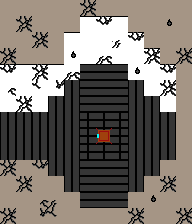

The image is a tile-based game level rendered from a .tmx file. Its description and complete source (layers, tilesets, objects, tile grids) follow:
An orthogonal 12x14 tile map with 16x16 px tiles, 4 tile layers (Tile Layer 2, Tile Layer 3, Tile Layer 1, Tile Layer 4), 4 tilesets.

<map version="1.10" tiledversion="1.10.1" orientation="orthogonal" renderorder="right-down" width="12" height="14" tilewidth="16" tileheight="16" infinite="0" nextlayerid="5" nextobjectid="1">
 <tileset firstgid="1" source="ground tlst6.tsx" />
 <tileset firstgid="55" source="ground tlst2.tsx" />
 <tileset firstgid="109" source="building tileset0.tsx" />
 <tileset firstgid="379" source="ground tlst5.tsx" />
 <layer id="2" name="Tile Layer 2" width="12" height="14">
  <data encoding="csv">
55,55,55,55,55,55,55,55,55,55,55,55,
55,55,55,55,55,3221225592,3221225592,3221225592,55,55,55,55,
55,55,55,55,3221225592,138,138,138,3221225592,55,55,55,
55,55,55,55,138,138,138,138,138,3221225592,55,55,
1073741944,1073741944,1073741944,1073741944,138,0,0,0,138,138,3221225592,55,
138,138,138,138,0,0,0,0,0,138,138,55,
138,138,138,0,0,0,0,0,0,0,138,55,
0,0,0,0,0,0,0,0,0,0,0,55,
0,0,0,0,0,0,0,0,0,0,0,55,
0,0,0,0,0,0,0,0,0,0,0,55,
55,55,55,0,0,0,0,0,0,0,55,55,
55,55,55,55,0,0,0,0,0,55,55,55,
55,55,55,55,55,0,0,0,55,55,55,55,
55,55,55,55,55,55,55,55,55,55,55,55
</data>
 </layer>
 <layer id="3" name="Tile Layer 3" width="12" height="14">
  <data encoding="csv">
0,0,0,0,0,169,0,0,0,0,0,0,
0,169,0,0,0,0,162,0,0,0,116,0,
0,0,169,0,0,0,0,115,162,0,0,0,
169,0,0,0,116,0,170,0,0,169,0,169,
162,0,169,0,170,0,0,0,116,0,162,0,
114,0,124,123,0,0,0,0,0,0,169,0,
0,169,0,0,0,0,0,0,0,0,0,0,
0,0,0,0,0,0,0,0,0,0,0,0,
0,0,0,0,0,0,382,0,0,0,0,0,
0,0,0,0,0,0,0,0,0,0,0,0,
169,0,162,0,0,0,0,0,0,0,0,0,
0,169,0,0,0,0,0,0,0,0,169,0,
0,0,114,115,0,0,0,0,0,116,0,0,
169,0,123,124,0,0,0,0,169,0,0,169
</data>
 </layer>
 <layer id="1" name="Tile Layer 1" width="12" height="14">
  <data encoding="csv">
0,0,0,0,0,0,0,0,0,0,0,0,
0,0,0,0,0,0,0,0,0,0,0,0,
0,0,0,0,0,0,0,0,0,0,0,0,
0,0,0,0,0,0,0,0,0,0,0,0,
0,0,0,0,0,21,21,21,0,0,0,0,
0,0,0,0,6,21,21,21,6,0,0,0,
0,0,0,6,6,21,21,21,6,6,0,0,
6,6,6,6,6,53,53,53,6,6,6,0,
6,6,6,6,6,53,53,53,6,6,6,0,
6,6,6,6,6,53,53,53,6,6,6,0,
0,0,0,6,6,21,21,21,6,6,0,0,
0,0,0,0,6,21,21,21,6,0,0,0,
0,0,0,0,0,21,21,21,0,0,0,0,
0,0,0,0,0,0,0,0,0,0,0,0
</data>
 </layer>
 <layer id="4" name="Tile Layer 4" width="12" height="14">
  <data encoding="csv">
0,0,0,0,0,0,0,0,0,0,0,0,
0,0,0,0,0,0,0,0,0,0,0,0,
0,0,0,0,0,0,0,0,0,0,0,0,
0,0,0,0,0,0,0,0,0,0,0,0,
0,0,0,0,0,0,0,0,0,0,0,0,
0,0,0,0,0,0,0,0,0,0,0,0,
0,0,0,0,0,0,0,0,0,0,0,0,
0,0,0,0,0,0,0,0,0,0,0,0,
0,0,0,0,0,0,2684354942,0,0,0,0,0,
0,0,0,0,0,0,0,0,0,0,0,0,
0,0,0,0,0,0,0,0,0,0,0,0,
0,0,0,0,0,0,0,0,0,0,0,0,
0,0,0,0,0,0,0,0,0,0,0,0,
0,0,0,0,0,0,0,0,0,0,0,0
</data>
 </layer>
</map>
